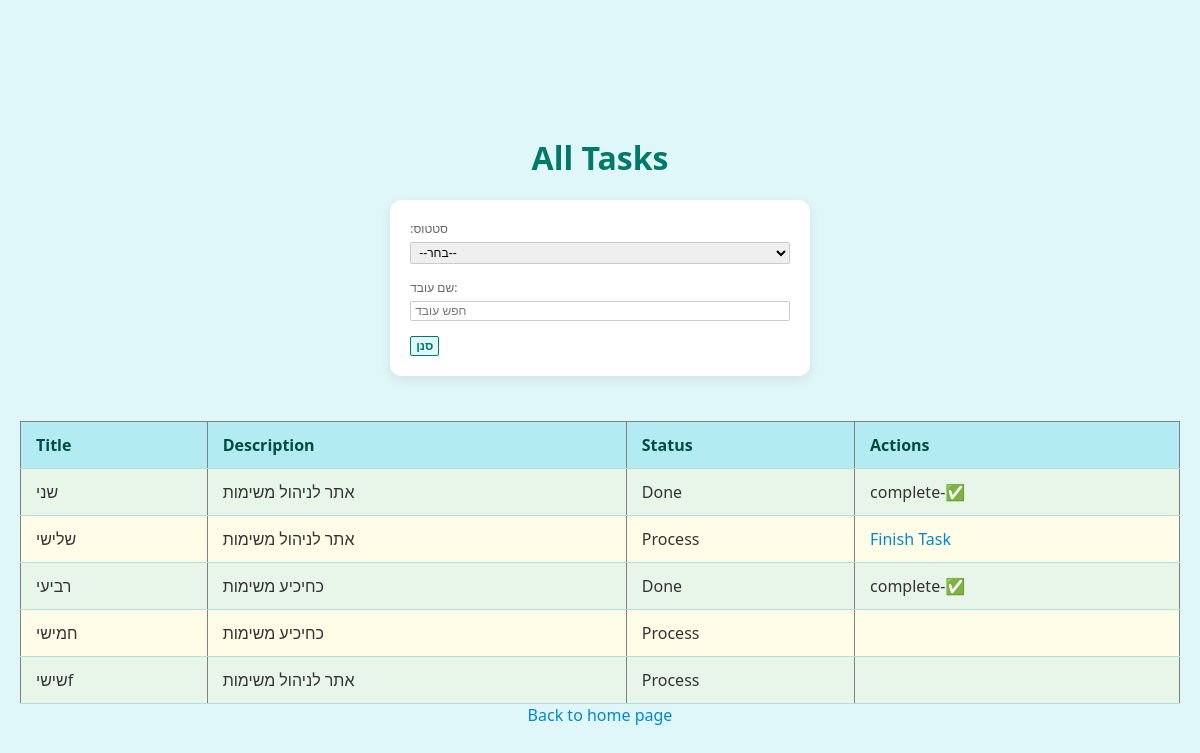
Screenshot of /tasks/ (signed in) with the database file from the repository.
### EndProject/models.py (models this page shows, shortened)
class Task(models.Model):
    title = models.CharField(max_length=100)
    describe = models.CharField(max_length=1000)
    deadline = models.DateTimeField()
    myTeam = models.ForeignKey('Team', on_delete=models.CASCADE)
    status = models.CharField(choices=[('New','New'),('Process', 'Process'), ('Done', 'Done')], default='New')
    myDoner= models.ForeignKey(User, on_delete=models.CASCADE,null=True,blank=True)

### EndProject/views.py (the view)
# urls.py: path("tasks/", views.tasks, name="tasks"),
def tasks(request):
    user = request.user
    tasks = Task.objects.filter(myTeam=user.team)
    print("USER TEAM:", request.user.team)
    status = request.GET.get('status')
    if status:
        tasks = tasks.filter(status=status)
    employee_name = request.GET.get('employee_name')
    if employee_name:
        tasks = tasks.filter(myDoner__username__icontains=employee_name)
    return render(request, "tasks/taskList.html", {'Tasks': tasks})

### EndProject/models.py (called while the page is built)
    def __str__(self):
        return f'{self.name}'

### templates/tasks/taskList.html (shortened to what this page needs)
{% load static %}
<link rel="stylesheet" type="text/css" href="{% static 'EndProject/style.css' %}">
<!DOCTYPE html>
<html>
<head>
</head>
<body>
    <h1>All Tasks</h1>
    <form method="GET" action="{% url 'tasks' %}">
        <label for="status">סטטוס:</label>
        <select name="status" id="status">
            <option value="">--בחר--</option>
        </select>
        <label for="employee_name">שם עובד:</label>
        <input type="text" name="employee_name" id="employee_name" placeholder="חפש עובד"/>
        <button type="submit">סנן</button>
    </form>
    <table border="1">
        <tr>
            <th>Title</th>
            <th>Description</th>
            <th>Status</th>
            <th>Actions</th>
        </tr>
        {% for task in Tasks %}
        <tr>
            <td>{{ task.title }}</td>
            <td>{{ task.describe }}</td>
            <td>{{ task.status }}</td>
            <td>
                {% if task.status == "Process" and task.myDoner == user%}
                    <a href="{% url 'task_finish' task.pk %}">Finish Task</a>
                {% endif %}
                {% if task.status == "Done"%}
                    <div>complete-✅</div>
                {% endif %}
            </td>
        </tr>
        {% empty %}
        <tr>
            <td colspan="4">No tasks available.</td>
        </tr>
        {% endfor %}
    </table>
    <a href="{% url 'home'%}">Back to home page</a>
</body>
</html>

### EndProject/static/EndProject/style.css (style rules this page uses)
body { font-family: Arial, sans-serif; background-color: #f4f4f4; margin: 0; padding: 0; display: flex; flex-direction: column; align-items: center; justify-content: center; height: 100vh; }
body { font-family: 'Segoe UI', Tahoma, Geneva, Verdana, sans-serif; margin: 0; padding: 20px; background-color: #e0f7fa; color: #333; }
h1 { color: #00796b; text-align: center; }
form { display: inline-block; font-size: 0.75rem; margin-bottom: 10px; padding: 2px 5px; background: transparent; border: none; }
form label { color: #666; margin-right: 3px; }
form select, form input[type="text"] { font-size: 0.75rem; padding: 2px 4px; border: 1px solid #ccc; border-radius: 2px; margin-right: 5px; }
form button { font-size: 0.75rem; padding: 2px 5px; background-color: #e0f7fa; color: #00796b; border: 1px solid #00796b; border-radius: 2px; cursor: pointer; transition: all 0.2s ease; }
form { margin-bottom: 25px; padding: 20px; background: #ffffff; border-radius: 12px; box-shadow: 0 4px 12px rgba(0,0,0,0.08); }
input, select, textarea { width: 100%; padding: 10px; margin-top: 5px; margin-bottom: 15px; border-radius: 6px; border: 1px solid #b2dfdb; }
button { background-color: #cddc39; color: #333; border: none; padding: 10px 18px; border-radius: 6px; cursor: pointer; font-weight: bold; transition: 0.3s; }
a { text-decoration: none; color: #0288d1; }
table { width: 100%; border-collapse: collapse; margin-top: 20px; }
th, td { padding: 12px 15px; text-align: left; border-bottom: 1px solid #b2dfdb; }
th { background-color: #b2ebf2; color: #004d40; }
tr:nth-child(even) { background-color: #e8f5e9; }
tr:nth-child(odd) { background-color: #fffde7; }

### rows the page displays
Task: title "שני", describe "אתר לניהול משימות", status "Done", shows "complete-✅"
Task: title "שלישי", describe "אתר לניהול משימות", status "Process", shows "Finish Task"
Task: title "רביעי", describe "כחיכיע משימות", status "Done", shows "complete-✅"
Task: title "חמישי", describe "כחיכיע משימות", status "Process"
Task: title "שישיf", describe "אתר לניהול משימות", status "Process"
